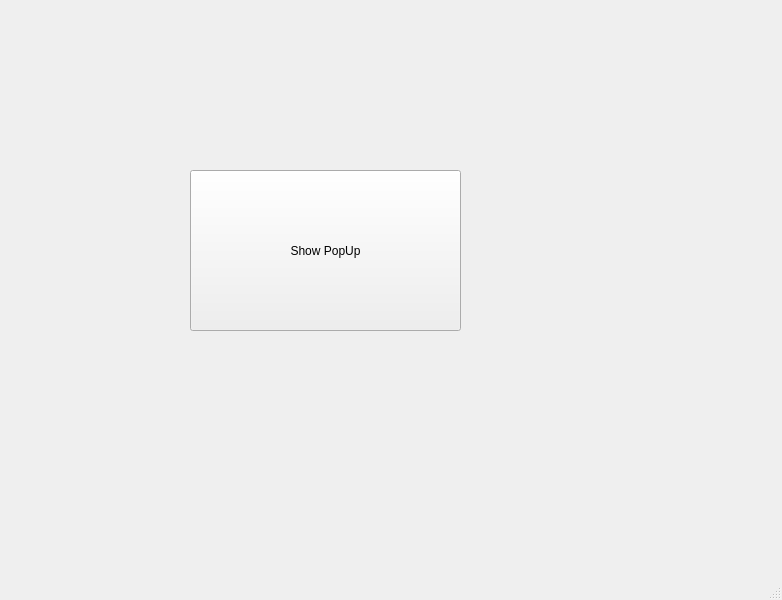
<?xml version="1.0" encoding="UTF-8"?>
<ui version="4.0">
 <class>MainWindow</class>
 <widget class="QMainWindow" name="MainWindow">
  <property name="geometry">
   <rect>
    <x>0</x>
    <y>0</y>
    <width>782</width>
    <height>600</height>
   </rect>
  </property>
  <property name="windowTitle">
   <string>MainWindow</string>
  </property>
  <widget class="QWidget" name="centralwidget">
   <widget class="QPushButton" name="pushButton">
    <property name="geometry">
     <rect>
      <x>190</x>
      <y>170</y>
      <width>271</width>
      <height>161</height>
     </rect>
    </property>
    <property name="text">
     <string>Show PopUp</string>
    </property>
   </widget>
  </widget>
  <widget class="QMenuBar" name="menubar">
   <property name="geometry">
    <rect>
     <x>0</x>
     <y>0</y>
     <width>782</width>
     <height>26</height>
    </rect>
   </property>
  </widget>
  <widget class="QStatusBar" name="statusbar"/>
 </widget>
 <resources/>
 <connections/>
</ui>
